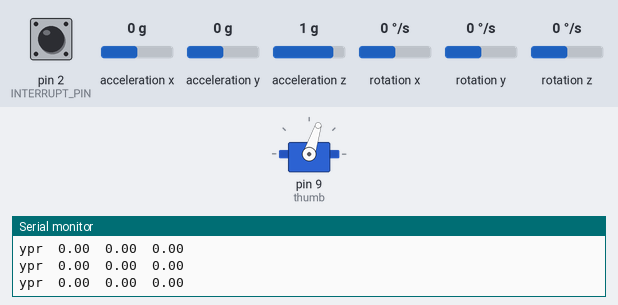
Simulated run of this sketch. Board: Arduino Uno, built with avr-gcc and run on an emulated ATmega328P. Parts: servo, the last lines printed to the serial monitor. The test bench sets the inputs (shaded band); at power-on: acceleration x 0 g, acceleration y 0 g, rotation z 0 °/s, acceleration z 1 g, pin 2 (INTERRUPT_PIN) LOW, rotation x 0 °/s, rotation y 0 °/s. The sensor or clock chip raises its interrupt line as the real part does.

Above: at 1.4 s.
1.5 s: acceleration x set to -0.2 g
4.5 s: acceleration y set to -1.4 g
7.5 s: rotation z set to -100 °/s
10.5 s: acceleration z set to 1.4 g
At 26.92 s:
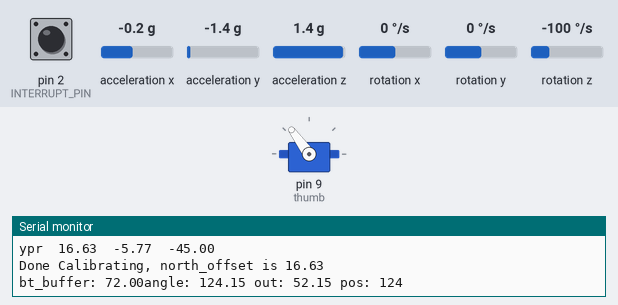
At 28.1 s:
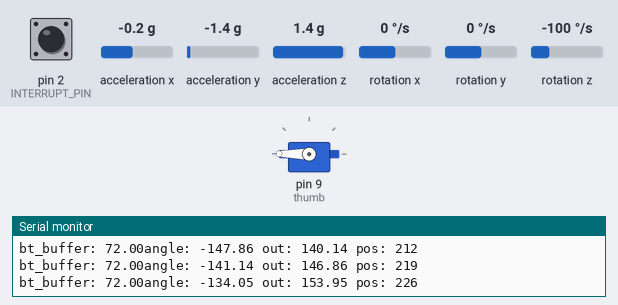
Timing chart, 0 to 28.4 s (numbered marks = the images above; inputs shaded):
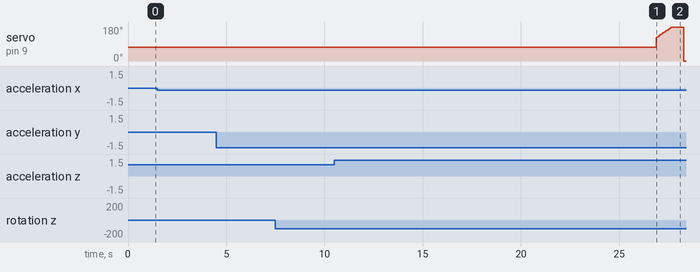

Measured:
- by itself, servo on pin 9 (thumb): rises from 72° to 180° in 0.76 s, then falls to 0° in 0.65 s

The sketch:

main.ino
```cpp
#include <Servo.h>
#include "I2Cdev.h"
#include "MPU6050_6Axis_MotionApps20.h"
// Arduino Wire library is required if I2Cdev I2CDEV_ARDUINO_WIRE implementation
// is used in I2Cdev.h
#include "Wire.h"


#define INTERRUPT_PIN 2  // use pin 2 on Arduino Uno & most boards
#define DEBUG true
#define FORWARD 72

// MPU control/status vars
bool dmpReady = false;  // set true if DMP init was successful
uint8_t mpuIntStatus;   // holds actual interrupt status byte from MPU
uint8_t devStatus;      // return status after each device operation (0 = success, !0 = error)
uint16_t packetSize;    // expected DMP packet size (default is 42 bytes)
uint16_t fifoCount;     // count of all bytes currently in FIFO
uint8_t fifoBuffer[64]; // FIFO storage buffer

float north_offset = 0.0;
float bt_buffer = FORWARD;

// orientation/motion vars
Quaternion q;           // [w, x, y, z]         quaternion container
VectorInt16 aa;         // [x, y, z]            accel sensor measurements
VectorInt16 aaReal;     // [x, y, z]            gravity-free accel sensor measurements
VectorInt16 aaWorld;    // [x, y, z]            world-frame accel sensor measurements
VectorFloat gravity;    // [x, y, z]            gravity vector
float euler[3];         // [psi, theta, phi]    Euler angle container
float ypr[3];           // [yaw, pitch, roll]   yaw/pitch/roll container and gravity vector


MPU6050 mpu;
Servo thumb;

volatile bool mpuInterrupt = false;     // indicates whether MPU interrupt pin has gone high
void dmpDataReady() {
    mpuInterrupt = true;
}

void initialize_imu(){
  // initialize device
    Serial.println(F("Initializing I2C devices..."));
    mpu.initialize();
    pinMode(INTERRUPT_PIN, INPUT);

    // verify connection
    Serial.println(F("Testing device connections..."));
    Serial.println(mpu.testConnection() ? F("MPU6050 connection successful") : F("MPU6050 connection failed"));

    // wait for ready
    Serial.println(F("\nSend any character to begin DMP programming and demo: "));
//    while (Serial.available() && Serial.read()); // empty buffer
//    while (!Serial.available());                 // wait for data
//    while (Serial.available() && Serial.read()); // empty buffer again

    // load and configure the DMP
    Serial.println(F("Initializing DMP..."));
    devStatus = mpu.dmpInitialize();

    // supply your own gyro offsets here, scaled for min sensitivity
    mpu.setXGyroOffset(220);
    mpu.setYGyroOffset(76);
    mpu.setZGyroOffset(-85);
    mpu.setZAccelOffset(1788); // 1688 factory default for my test chip

    // make sure it worked (returns 0 if so)
    if (devStatus == 0) {
        // Calibration Time: generate offsets and calibrate our MPU6050
        mpu.CalibrateAccel(6);
        mpu.CalibrateGyro(6);
        mpu.PrintActiveOffsets();
        // turn on the DMP, now that it's ready
        Serial.println(F("Enabling DMP..."));
        mpu.setDMPEnabled(true);

        // enable Arduino interrupt detection
        Serial.print(F("Enabling interrupt detection (Arduino external interrupt "));
        Serial.print(digitalPinToInterrupt(INTERRUPT_PIN));
        Serial.println(F(")..."));
        attachInterrupt(digitalPinToInterrupt(INTERRUPT_PIN), dmpDataReady, RISING);
        mpuIntStatus = mpu.getIntStatus();

        // set our DMP Ready flag so the main loop() function knows it's okay to use it
        Serial.println(F("DMP ready! Waiting for first interrupt..."));
        dmpReady = true;

        // get expected DMP packet size for later comparison
        packetSize = mpu.dmpGetFIFOPacketSize();
    } else {
        // ERROR!
        // 1 = initial memory load failed
        // 2 = DMP configuration updates failed
        // (if it's going to break, usually the code will be 1)
        Serial.print(F("DMP Initialization failed (code "));
        Serial.print(devStatus);
        Serial.println(F(")"));
    }
}

float truncate(float i_angle){
  float ret = i_angle;
  if(i_angle > 180.0){
    ret = i_angle - 360.0;
  }else if(i_angle < -180){
    ret = i_angle + 360.0;
  }
  return ret;
}

void setup()
{
  Serial.begin(9600);         //Sets the data rate in bits per second (baud) for serial data transmission
  Serial.setTimeout(100);
  pinMode(9,OUTPUT);
  thumb.attach(9);
  thumb.write(FORWARD);
  Wire.begin();
  Wire.setClock(400000); // 400kHz I2C clock. Comment this line if having compilation difficulties
  initialize_imu();

  Serial.println("Calibrating");
  for(int i = 0; i<1000;i++){
    if (mpu.dmpGetCurrentFIFOPacket(fifoBuffer)) { // Get the Latest packet
      // display Euler angles in degrees
      mpu.dmpGetQuaternion(&q, fifoBuffer);
      mpu.dmpGetGravity(&gravity, &q);
      mpu.dmpGetYawPitchRoll(ypr, &q, &gravity);
      float yaw = ypr[0] * 180/M_PI;
      Serial.print("ypr\t");
      Serial.print(ypr[0] * 180/M_PI);
      Serial.print("\t");
      Serial.print(ypr[1] * 180/M_PI);
      Serial.print("\t");
      Serial.println(ypr[2] * 180/M_PI);

      north_offset = yaw;
    }
    delay(5);
  }
  Serial.print("Done Calibrating, north_offset is ");
  Serial.print(north_offset);
  Serial.print("\n");
  delay(1000);

}
void loop()
{
  if(dmpReady)
  {
    if (mpu.dmpGetCurrentFIFOPacket(fifoBuffer)) { // Get the Latest packet
      // display Euler angles in degrees
      mpu.dmpGetQuaternion(&q, fifoBuffer);
      mpu.dmpGetGravity(&gravity, &q);
      mpu.dmpGetYawPitchRoll(ypr, &q, &gravity);
      float yaw = ypr[0] * 180/M_PI;
      #if DEBUG
//        Serial.print("ypr\t");
//        Serial.print(ypr[0] * 180/M_PI);
//        Serial.print("\t");
//        Serial.print(ypr[1] * 180/M_PI);
//        Serial.print("\t");
//        Serial.println(ypr[2] * 180/M_PI);
      #endif


      if(Serial.available()>0){
        bt_buffer = Serial.parseFloat();
        #if DEBUG
          Serial.print("new message! ");
          Serial.println(bt_buffer);

        #endif
      }

      float angle = truncate(yaw-north_offset);
      float out = truncate(angle - bt_buffer);
      int pos = out+0.5+FORWARD;

      #if DEBUG
        Serial.print("bt_buffer: ");
        Serial.print(bt_buffer);
        Serial.print("angle: ");
        Serial.print(angle);
        Serial.print(" out: ");
        Serial.print(out);
        Serial.print(" pos: ");
        Serial.print(pos);
        Serial.print("\n");
      #endif
      thumb.write(pos);
      delay(15);

    }
  }


}
```
